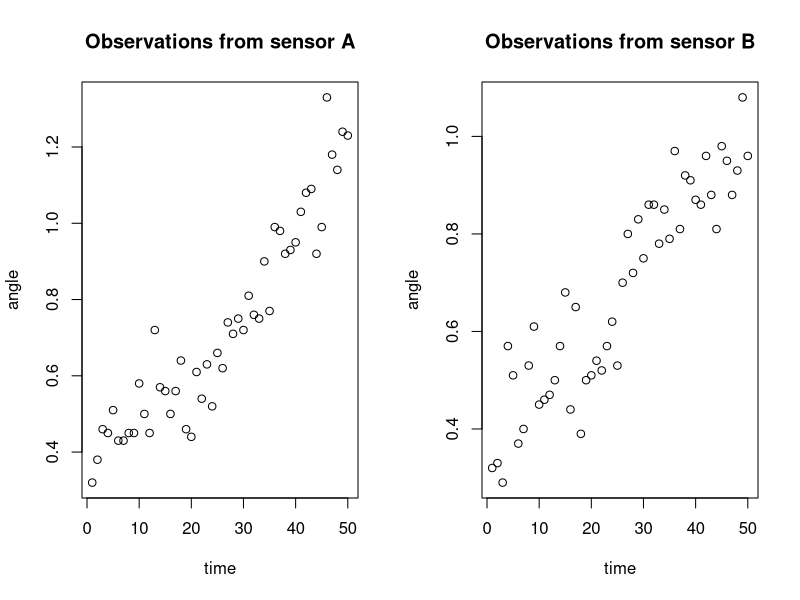
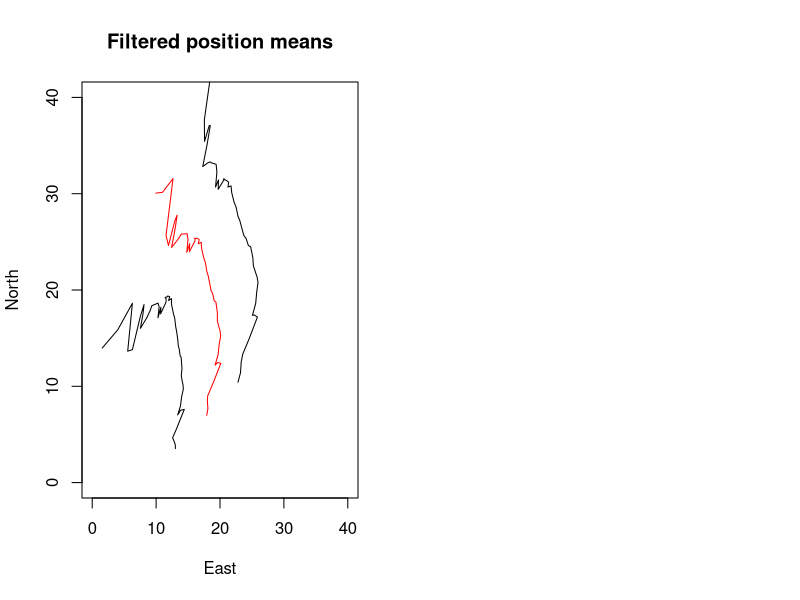
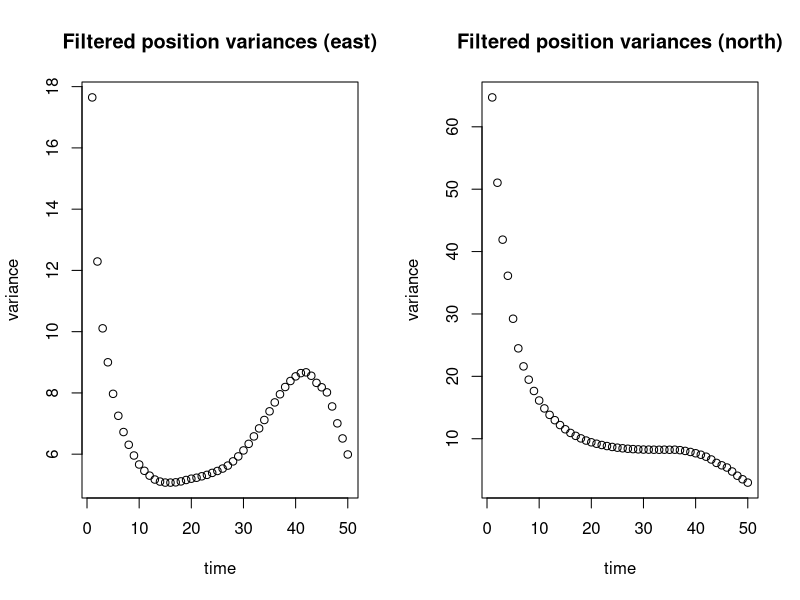
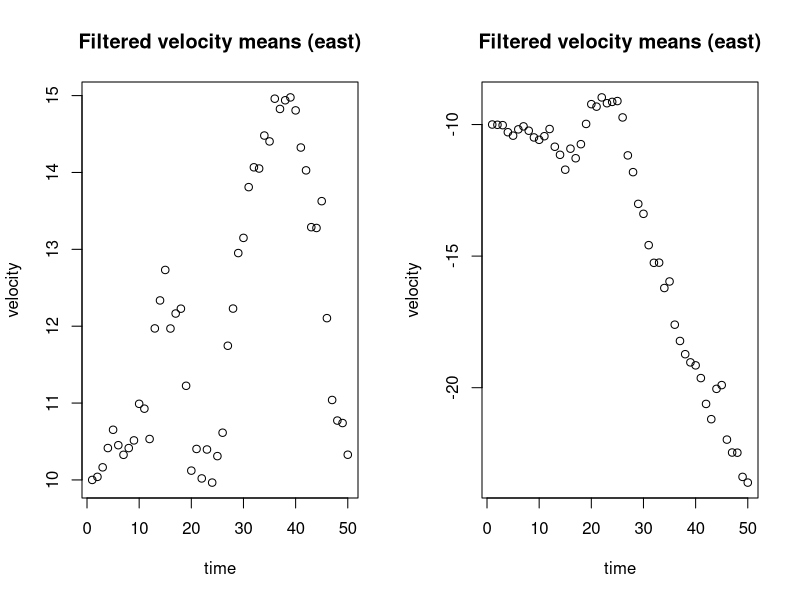
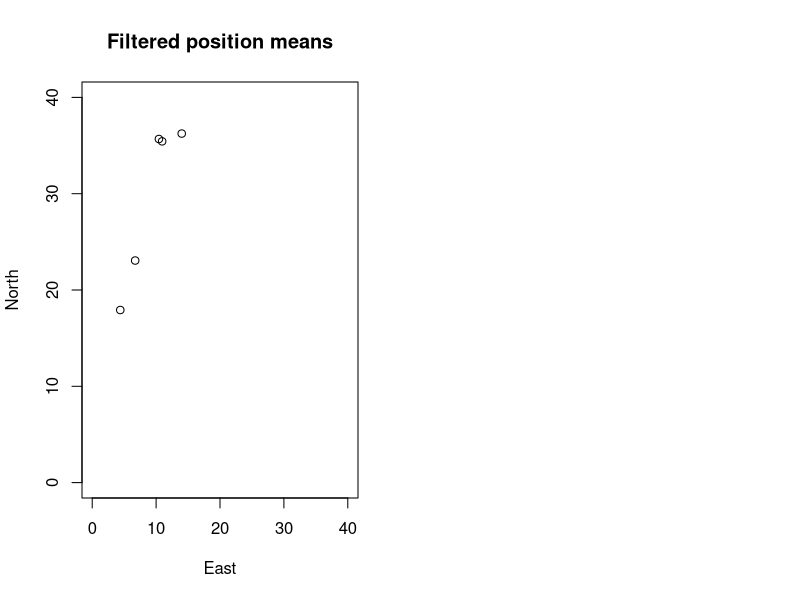
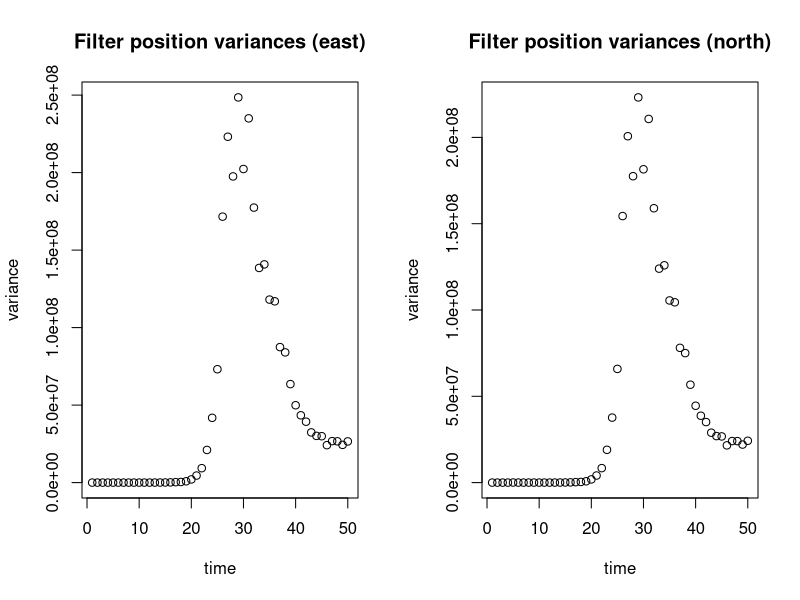
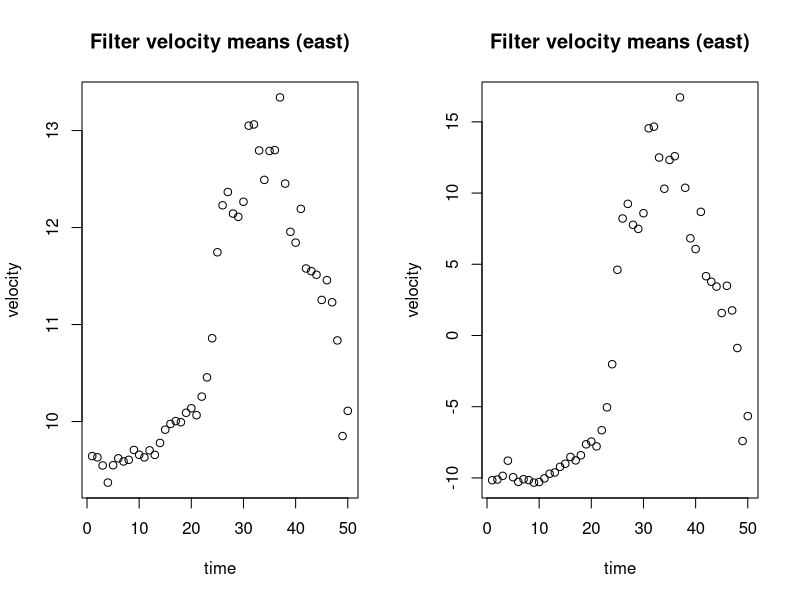

The R source for these figures, in order:
## ---- chunk 1
knitr::opts_chunk$set(echo = TRUE)
library(MASS)
## ---- chunk 2
set.seed(202104)

# Prior
mu1 = c(10,30,10,-10)
Sigma1 = diag(c(10**2,10**2,5**2,5**2))

# Forward model 
delta = 1/60

A = diag(4)
A[1,3] = delta 
A[2,4] = delta 

Eps_model = diag(c(0.1**2,0.1**2,0.5**2,0.5**2))

ModelStep <- function(x){
  x = A%*%x #+ mvrnorm(mu=rep(0,4), Sigma=Eps_model)
  return(x)
}


# Observation model
Eps_obs = diag(c(0.1**2,0.1**2))

Observation <- function(x){
  y = c(atan(x[1]/x[2]), atan((40-x[2])/(40-x[1]))) #+ mvrnorm(mu=rep(0,2), Sigma=Eps_obs)
  return(y)
}


# Observations 
obsA = read.table("sensorA.txt")
obsB = read.table("sensorB.txt")

obs = cbind(obsA,obsB)

## Visualisation
par(mfrow=c(1,2))
plot(obs[,1], main="Observations from sensor A",
     xlab="time", ylab="angle")
plot(obs[,2], main="Observations from sensor B",
     xlab="time", ylab="angle")

## ---- chunk 3

linObsOp <- function(x){
  H = matrix(0, ncol=4, nrow=2)
  H[1,1] = x[2]/(x[1]**2 + x[2]**2)
  H[1,2] = -x[1]/(x[2]**2 + x[1]**2)
  H[2,1] = (40-x[2])/(x[1]**2 - 80*x[1] + x[2]**2 - 80*x[2] + 3200)
  H[2,2] = (x[2]-40)/(x[1]**2 - 80*x[1] + x[2]**2 - 80*x[2] + 3200)
  return(H)
}

# Bookkeeping 
T = 50
mus    = array(0, dim=c(4,T))
Sigmas = array(0, dim=c(4,4,T))

# DATA ASSIMILATION in time loop
mu = mu1
Sigma = Sigma1
for (t in 1:T){
  ## Forward Step
  # NOTE: the initial prior is already given for the first observation time
  if (t != 1){
    mu = ModelStep(mu)
  }
  Sigma = A %*% Sigma %*% t(A) + Eps_model
  
  ## Analysis Step
  H = linObsOp(mu)
  S = H %*% Sigma %*% t(H) + Eps_obs
  K = Sigma %*% t(H) %*% solve(S)
  
  # Updating
  y = t(obs[t,]) 
  mu = mu + K %*% (y - Observation(mu))
  Sigma = (diag(4) - K %*% H) %*% Sigma 
  
  # Storage 
  mus[,t] = mu
  Sigmas[,,t] = Sigma
}


plot(mus[1,],mus[2,], main="Filtered position means",
     xlab="East", ylab="North",
     xlim=c(0,40), ylim=c(0,40),
     col="red", type="l")

lines(mus[1,] - 2*sqrt(Sigmas[1,1,]), mus[2,] - 2*sqrt(Sigmas[2,2,]))
lines(mus[1,] + 2*sqrt(Sigmas[1,1,]), mus[2,] + 2*sqrt(Sigmas[2,2,]))

par(mfrow=c(1,2))
plot(Sigmas[1,1,], main="Filtered position variances (east)",
     xlab="time", ylab="variance")
plot(Sigmas[2,2,], main="Filtered position variances (north)",
     xlab="time", ylab="variance")

plot(mus[3,], main="Filtered velocity means (east)",
     xlab="time", ylab="velocity")
plot(mus[4,], main="Filtered velocity means (east)",
     xlab="time", ylab="velocity")
## ---- chunk 4

# Bookkeeping 
B = 1000
mus    = array(0, dim=c(4,T))
Sigmas = array(0, dim=c(4,4,T))


# DATA ASSIMILATION in time loop
mu = mu1
Sigma = Sigma1

for (t in 1:T){
  ## Forward Step
  # NOTE: the initial prior is already given for the first observation time
  if (t == 1){
    ensemble = t(mvrnorm(B, mu=mu, Sigma=Sigma))
  }
  else{
    for (e in 1:B){
      ensemble[,e] = ModelStep(ensemble[,e]) + mvrnorm(mu=rep(0,4), Sigma=Eps_model)
    }
  }
  ensemble_mean = rowMeans(ensemble)
  Sigma = 1/(B-1)*(ensemble-ensemble_mean)%*%t(ensemble-ensemble_mean)
  
  ## Analysis Step
  for (e in 1:B){
    # Analysing single ensemble member
    H = linObsOp(ensemble[,e])
    S = H %*% Sigma %*% t(H) + Eps_obs
    K = Sigma %*% t(H) %*% solve(S)
    
    # Updating single ensemble member
    y = t(obs[t,]) + mvrnorm(mu=rep(0,2), Sigma=Eps_obs)
    d = y - Observation(ensemble[,e])
    ensemble[,e] = ensemble[,e] + K %*% d
  }
  
  # Storage 
  mus[,t] = rowMeans(ensemble)
  Sigmas[,,t] = Sigma
}

plot(mus[1,],mus[2,], main="Filtered position means",
     xlab="East", ylab="North",
     xlim=c(0,40), ylim=c(0,40))

par(mfrow=c(1,2))
plot(Sigmas[1,1,], main="Filter position variances (east)",
     xlab="time", ylab="variance")
plot(Sigmas[2,2,], main="Filter position variances (north)",
     xlab="time", ylab="variance")

plot(mus[3,], main="Filter velocity means (east)",
     xlab="time", ylab="velocity")
plot(mus[4,], main="Filter velocity means (east)",
     xlab="time", ylab="velocity")
